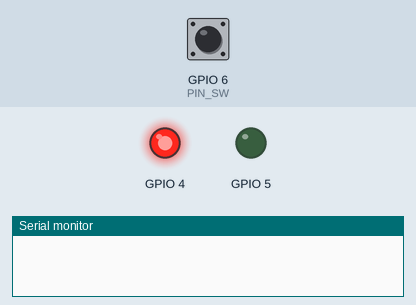
A program run on a simulated ESP32-C3. Parts: output pins drawn as LEDs (lit = HIGH), the last lines printed to the serial monitor. Inputs (shaded band) come from the test bench; at power-on: GPIO 6 (PIN_SW) HIGH.

Above: at 0.05 s.
At 2.7 s:
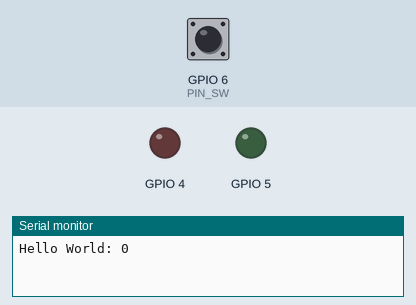
At 5.35 s:
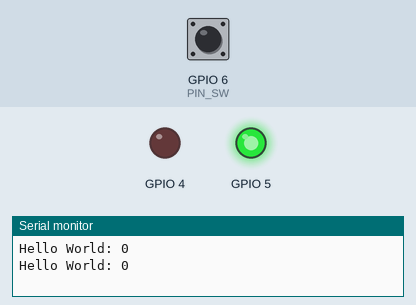
Timing chart, 0 to 6.8 s (numbered marks = the images above):
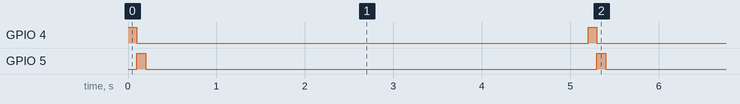

The program:

main.cpp
```cpp
#include <Arduino.h>
#define PIN_SW 6
volatile int nCount = 0;

IRAM_ATTR void onResetCounter()
{
  nCount++;
}

void setup() {
  // Initialize serial communication at 9600 bits per second
  Serial.begin(9600);
  pinMode(PIN_SW, INPUT_PULLUP);
  attachInterrupt(PIN_SW, onResetCounter, FALLING);
  pinMode(4, OUTPUT);
  pinMode(5, OUTPUT);
}

void loop() {
  // Turn on the LED
  digitalWrite(4, HIGH);
  delay(100);
  digitalWrite(4, LOW);
  // Print "Hello World" to the serial monitor
  Serial.printf("Hello World: %d\r\n", nCount);
  // Wait for 1 second (1000 milliseconds)

  digitalWrite(5, HIGH);
  delay(100);
  digitalWrite(5, LOW);
  delay(5000);
  // if (digitalRead(PIN_SW) == LOW) {
  //   nCount++;
  //   Serial.printf("Button pressed: %d\n", nCount);
  // }
}
```

Measured:
- by itself, GPIO 4, GPIO 5: alternates HIGH for 0.10 s and LOW for 5.1 s
